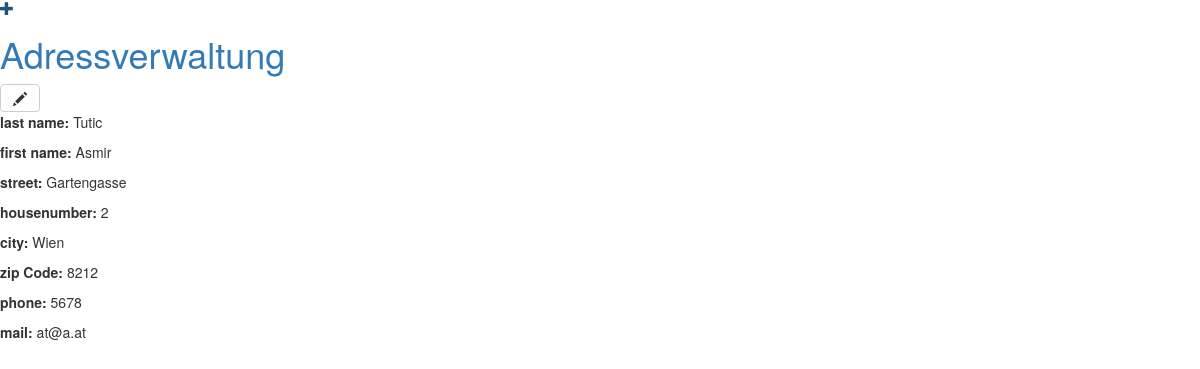
The app's page /person/2/, older data.
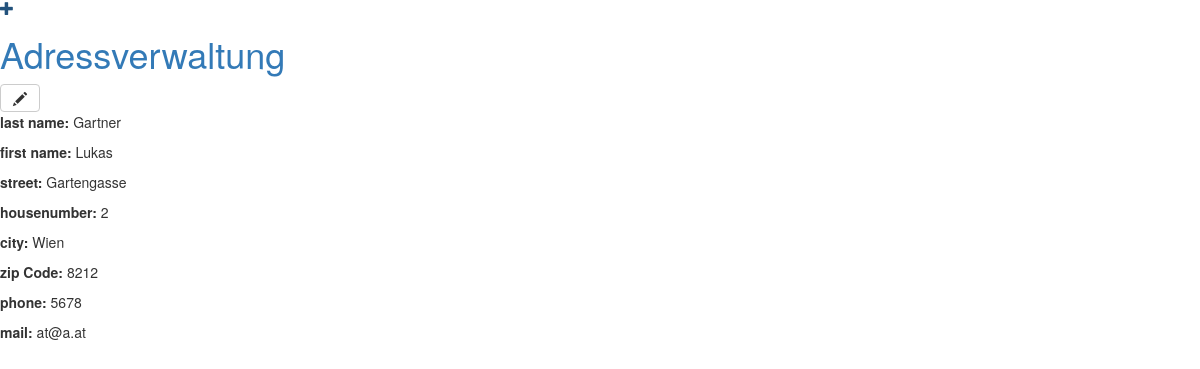
The same page, newer data.
### adressverwaltung/models.py (models this page shows, shortened)
class Person(models.Model): #() gibt an, dass Modell ein Django-Modell ist -> Django weiß, dass es in DB gespeichert werden soll
    firstName = models.CharField(max_length = 100)
    lastName = models.CharField(max_length = 100)
    street = models.CharField(max_length = 100)
    housenumber  = models.IntegerField()
    city = models.CharField(max_length = 100)
    zipCode = models.IntegerField() #keine max_length bei Int-Feldern -> führt zu Warnings bei migration
    phone = models.CharField(max_length = 100)
    mail = models.CharField(max_length = 100)

### adressverwaltung/views.py (the view)
# urls.py: path('person/<int:pk>/',  views.post_detail,  name='post_detail'),
def post_detail(request,  pk):
    person= get_object_or_404(Person,  pk=pk)
    return render(request,  'adressverwaltung/post_detail.html',  {'person':person})

### adressverwaltung/templates/adressverwaltung/post_detail.html
{% extends 'adressverwaltung/base.html' %}
{% block content %}
    <div class="post">
        <a class="btn btn-default" href="{% url 'post_edit' pk=person.pk %}"><span class="glyphicon glyphicon-pencil"></span></a>
        <p><b>last name:</b> {{person.lastName}}</p>
        <p><b>first name:</b> {{person.firstName}}</p>
        <p><b>street:</b> {{person.street}}</p>
        <p><b>housenumber:</b> {{person.housenumber}}</p>
        <p><b>city:</b> {{person.city}}</p>
        <p><b>zip Code:</b> {{person.zipCode}}</p>
        <p><b>phone:</b> {{person.phone}}</p>
        <p><b>mail:</b> {{person.mail}}</p>
    </div>
{% endblock %}

Row changes from the older to the newer data that the page shows:
changed Person "Gartengasse": lastName "Tutic" → "Gartner"; firstName "Asmir" → "Lukas"
